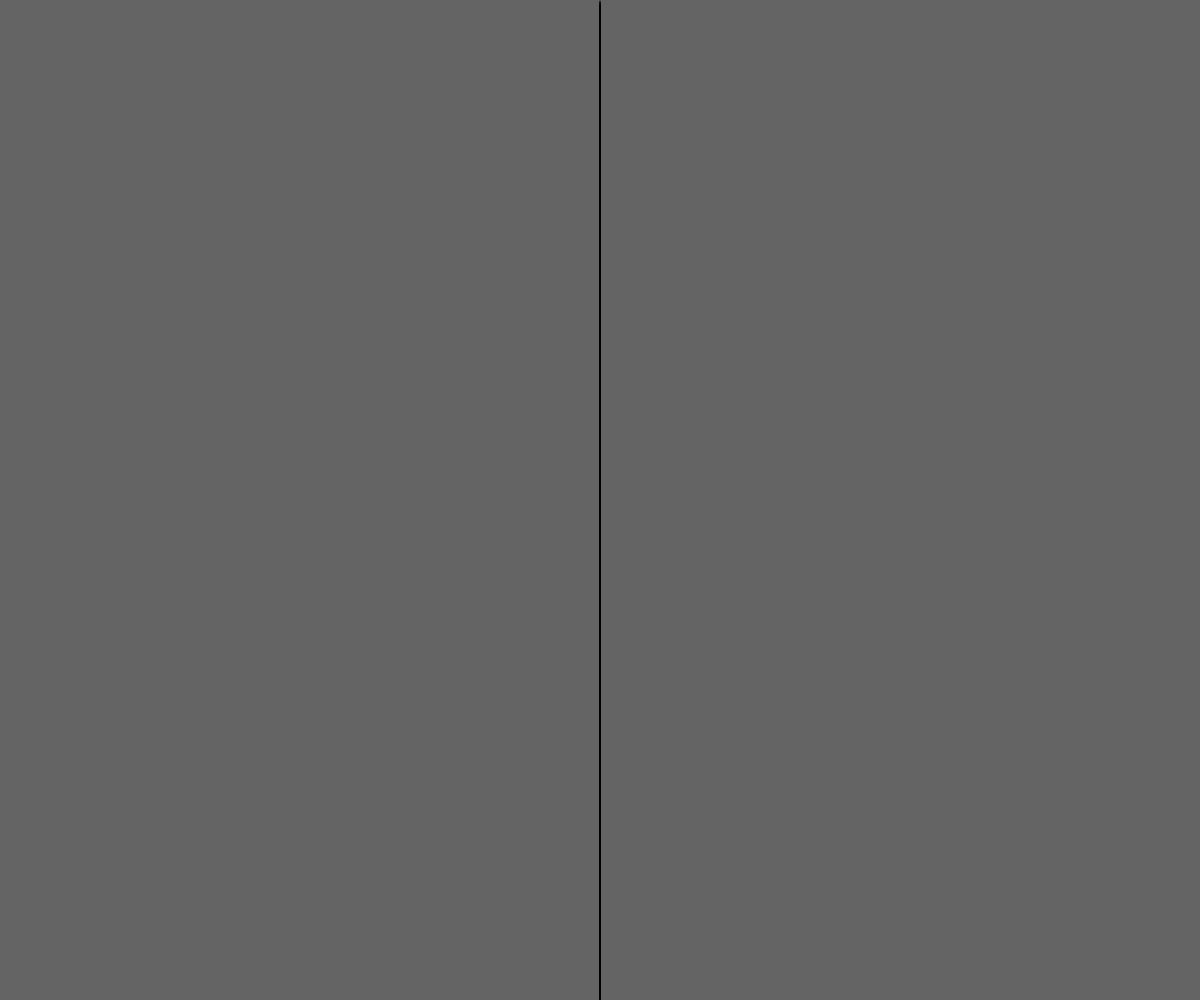
Frame 1 (no input)
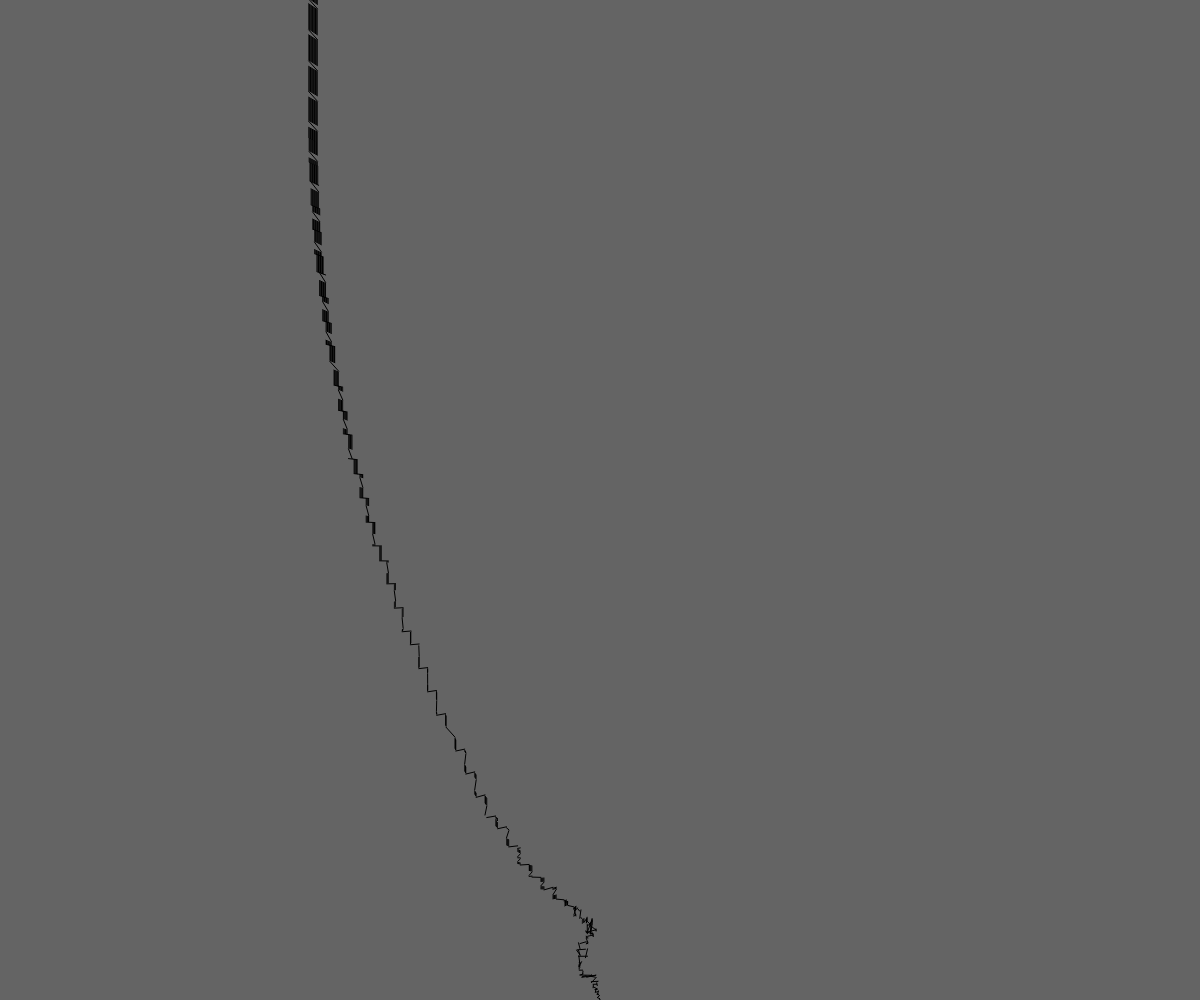
Frame 60 (no input)
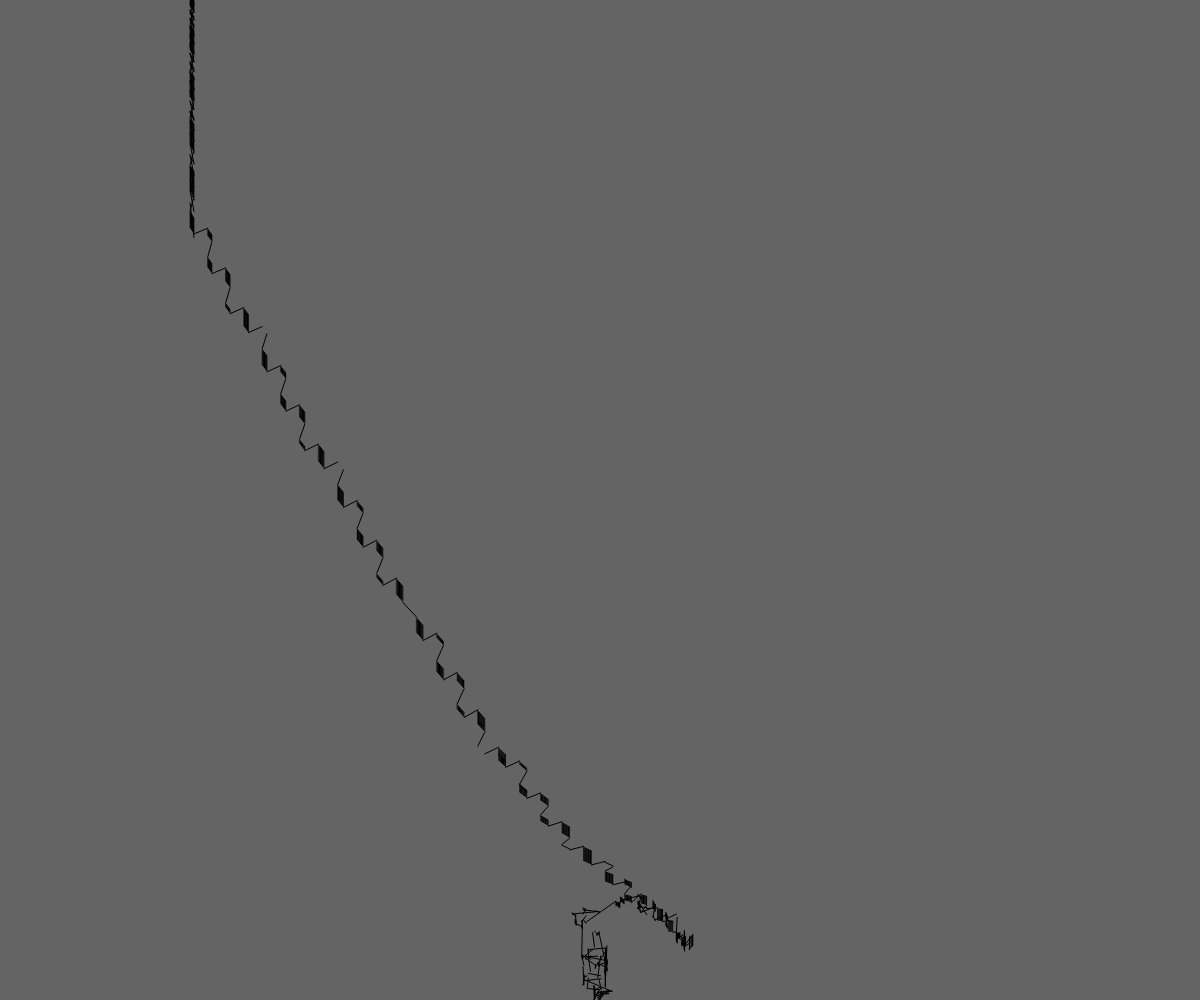
Frame 120 (the mouse pressed at the canvas centre since frame 60)

The p5.js sketch that drew these frames (run headless with seeded random() and noise() and a simulated clock; from frame 60 on, the mouse is pressed at the canvas centre):

// p5.js sketch
// ── sketch.js
var allSegments = [];
var maxRange = 0;
var maxRangeNumber = 1000;
var spacing = 0;
var screenMiddleX = 0;
var angle = 0;
var acceleration = 0;

function segment()
{
    this.setup = function(rangeNumber)
    {
        this.rangeNumber = rangeNumber;
        this.space = spacing;
        this.xPrevious = screenMiddleX;
        this.yPrevious = windowHeight;
        this.x = screenMiddleX;
        this.y = windowHeight - this.rangeNumber * this.space;
        this.xSpeed = 0;
        this.ySpeed = 0;
        this.acceleration = acceleration;
        
        
    }
    this.update = function(Xmouse, Ymouse)
    {
        if (this.rangeNumber != 0)
        {
            this.xDiff = sqrt(sq(mouseX - screenMiddleX))
            this.yDiff = sqrt(sq(mouseY - windowHeight))

            angle = Math.atan2(windowHeight - Ymouse, screenMiddleX - Xmouse)
            this.xTarget = screenMiddleX - (this.xDiff / maxRange * this.rangeNumber * Math.cos(angle)) //(this.space * this.rangeNumber * Math.cos(angle))
            this.yTarget = windowHeight -  (this.yDiff / maxRange * this.rangeNumber * Math.sin(angle))//(this.space * this.rangeNumber * Math.sin(angle))

            this.x += this.xSpeed;
            if (this.x < this.xTarget)//if it is to the left of the target
            {
                this.xSpeed += this.acceleration;
            }
            else if (this.x > this.xTarget)//if it is to the right of its target
            {
                this.xSpeed -= this.acceleration;
            }
            this.y += this.ySpeed;
            if (this.y < this.yTarget)//if below target
            {
                this.ySpeed += this.acceleration;
            }
            else if (this.y > this.ySpeed)//if above target
            {
                this.ySpeed -= this.acceleration;
            }
            //speed decay
            this.xSpeed *= .99;
            this.ySpeed *= .99;
        }
        //strokeWeight(5)
        line(this.xPrevious, this.yPrevious, this.x, this.y)
    }
}

function setup()
{
    createCanvas(windowWidth, windowHeight);
    screenMiddleX = windowWidth / 2;
    maxRange = windowHeight * 2 / 3;
    spacing = 1;//maxRange / maxRangeNumber;
    acceleration = spacing / 5;
    for (i = 0; i < maxRangeNumber; i++)
    {
        var newSegment = new segment;
        newSegment.setup(i);
        allSegments.push(newSegment)
    }
}

function draw()
{
    background(100)
    for (i=0; i < allSegments.length; i++)
    {
        allSegments[i].update(mouseX, mouseY);
        if (i > 0)
        {
            allSegments[i].xPrevious = allSegments[i - 1].x;
            allSegments[i].yPrevious = allSegments[i - 1].y;
        }
    }
}
